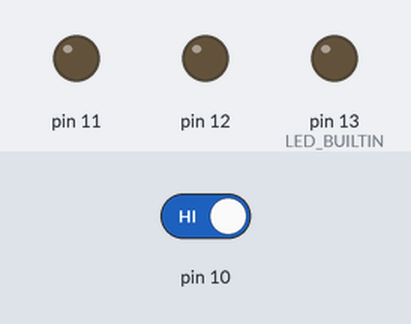
Simulated run of this sketch. Board: Arduino Uno, built with avr-gcc and run on an emulated ATmega328P. Parts: output pins drawn as LEDs (lit = HIGH). The test bench sets the inputs (shaded band); at power-on: pin 10 HIGH.

Above: at 1.8 s.
1.9 s: pin 10 driven LOW
At 3.1 s:
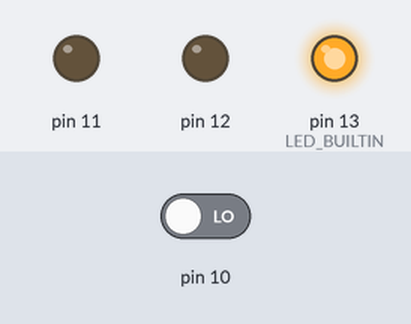
At 17.3 s:
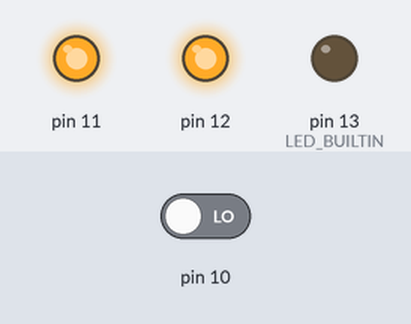
Timing chart, 0 to 45.5 s (numbered marks = the images above; inputs shaded):
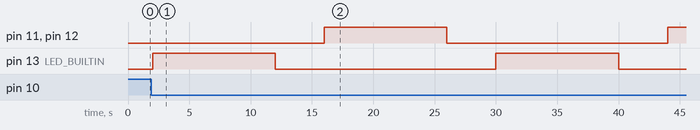

The sketch:

Practica_13.ino
```cpp
// C++ code
//

#define PULSADOR 10
#define LED_INTEGRADO 13
#define LED 12
#define RELÉ 11

//Declaramos como bool(0 e 1) a varible pulsador.
bool pulsador;

void setup()
{
  pinMode(LED_BUILTIN, OUTPUT);
  pinMode(12, OUTPUT);
  pinMode(11, OUTPUT);
  pinMode(10, INPUT);
}

void loop()
{
  //Creamos variable para o pulsador.
  pulsador = digitalRead(10);

  //Si pulsador esta activado para de funcionar, senon funciona.
  if(!pulsador) {
  	//Encendemos o LED conectado ao pin 13 durante 10S.
  	digitalWrite(LED_BUILTIN, HIGH);
  	delay(10000); // Wait for 10000 millisecond(s)
  	//Apagamos o LED durante 4S.
  	digitalWrite(LED_BUILTIN, LOW);
  	delay(4000); // Wait for 4000 millisecond(s)
  	//Encendemos o LED conectado ao pin 12 e conectamos a bobina conectada ao pin 11 durante 10S.
  	digitalWrite(12, HIGH);
  	digitalWrite(11, HIGH);
  	delay(10000); // Wait for 10000 millisecond(s)
  	//Apagamos o LED e desconectamos a bobina durante 4S.
  	digitalWrite(12, LOW);
  	digitalWrite(11, LOW);
  	delay(4000); // Wait for 4000 millisecond(s)
	}
  else if(pulsador) {
    delay(500);
    }
}
```

Measured:
- after the input at 1.9 s, pin 11, pin 12: LOW → HIGH after 14.1 s, → LOW 10.0 s later, → HIGH 18.0 s later; pin 13 (LED_BUILTIN): alternates HIGH for 10.0 s and LOW for 18.0 s, starting after 0.10 s
